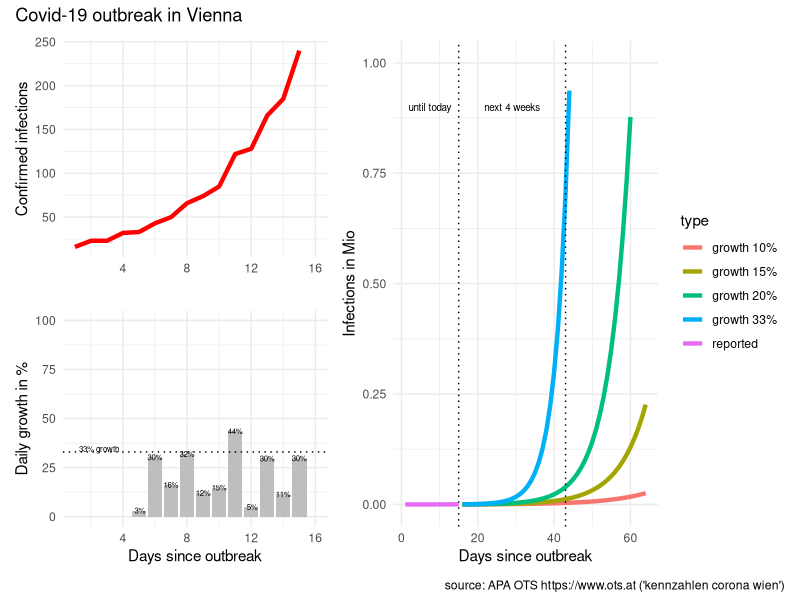
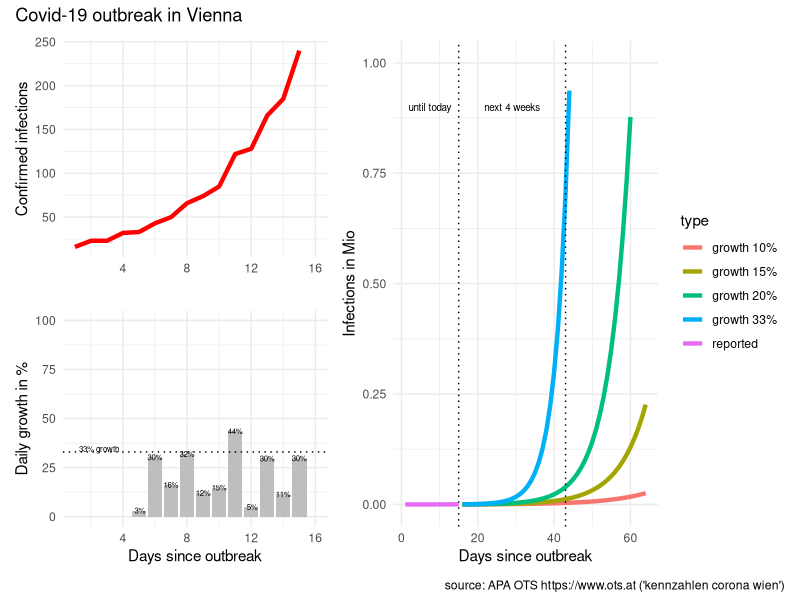

Write the R code that produced these figures, in order.
# packages
library(tidyverse)
library(scales)
library(patchwork)

# reported infections
# source: APA OTS (https://www.ots.at)
# keywords: "kennzahlen corona wien"
infected <- c(
   16, #"2020-03-05"
   23, #"2020-03-06"
   23, #"2020-03-07"
   32, #"2020-03-08"
   33, #"2020-03-09"
   43, #"2020-03-10"
   50, #"2020-03-11"
   66, #"2020-03-12"
   74, #"2020-03-13"
   85, #"2020-03-14"
  122, #"2020-03-15"
  128, #"2020-03-16"
  166, #"2020-03-17"
  185, #"2020-03-18"
  240  #"2020-03-19"
)

# prepare data
data <- tibble(infected = infected)

data <- data %>% 
  mutate(type = "reported",
         day = row_number()) %>% 
  arrange(day) %>% 
  mutate(new_abs = infected - lag(infected),
         new_pct = new_abs / lag(infected) * 100)

# predict
predict_corona <- function(data, infection_rate, days)  {
  
  future <- seq(from = max(data$day) + 1, to = max(data$day)+days-1)
  infected_all <- NULL
  infected_act <- max(data$infected)
  infected_predict <- NULL
  for (i in seq_along(future))  {
    infected_act <- infected_act * infection_rate
    infected_all <- c(infected_all, infected_act)
  }
  
  data2 <- tibble(type = paste0("growth ", (infection_rate-1)*100,"%"),
                  day = future, 
                  infected = infected_all)
  data2
  
} # predict_corona

# predict for different growth
predict_days <- 50 #57

data_50 <- data %>% 
  predict_corona(infection_rate = 1.50, days = predict_days)

data_40 <- data %>% 
  predict_corona(infection_rate = 1.40, days = predict_days)

data_33 <- data %>% 
  predict_corona(infection_rate = 1.33, days = predict_days)

data_20 <- data %>% 
  predict_corona(infection_rate = 1.20, days = predict_days)

data_15 <- data %>% 
  predict_corona(infection_rate = 1.15, days = predict_days)

data_10 <- data %>% 
  predict_corona(infection_rate = 1.10, days = predict_days)

# combine dataset
data_plot <- data %>% 
  bind_rows(data_33, data_20, data_15, data_10)


# visualise data
# infected
last_day <- length(data$infected)
p0 <- data_plot %>% 
  mutate(infected_M = infected / 1000000) %>%
  ggplot(aes(day, infected_M, color = type)) + 
  geom_line(size = 1.5) +
  geom_vline(xintercept = c(last_day, last_day + 28), 
             linetype = "dotted") +
  ylim(0,1) +
  xlab("Days since outbreak") +
  ylab("Infections in Mio") + 
  #ggtitle("Covid-19 outbreak in Vienna") +
  theme_minimal()+
  annotate("text", last_day/2, 0.9, 
           label = "until today", size = 2.5) +
  annotate("text", last_day+14, 0.9, 
           label = "next 4 weeks", size = 2.5)

#############################################

# infected
p1 <- data %>% 
  mutate(infected_M = infected / 1000000) %>% 
  ggplot(aes(day, infected)) + 
  geom_line(size = 1.5, color = "red") +
  xlim(c(1,length(infected)+1)) +
  ylim(0,max(infected)) +
  scale_y_continuous(labels=function(x) format(x, big.mark = " ", scientific = FALSE)) +
  #  xlab("Days since outbreak") +
  xlab("") +
  ylab("Confirmed infections") + 
#  ggtitle("Covid-19 outbreak in Vienna") +
  theme_minimal()
  
# daily growth infected
p2 <- data %>% 
  filter(day >= 5) %>% 
  ggplot(aes(day, new_pct)) +
  geom_col(fill = "grey") +
  geom_text(aes(day, new_pct, 
                label = paste0(format(new_pct, digits=1),"%")),
            size = 2) +
  geom_hline(yintercept = 33, linetype = "dotted") +
  xlim(c(1,length(infected)+1)) +
  ylim(c(0,100)) +
  xlab("Days since outbreak") +
  ylab("Daily growth in %") + 
#  ggtitle("Covid-19 outbreak in Vienna") +
  theme_minimal() +
  annotate("text", 2.5, 33, 
           label = "33% growth",
           size = 2,
           vjust = "bottom"
  ) 

# combine plots
p <- ((p1 / p2) | p0) + plot_annotation('Covid-19 outbreak in Vienna',
                            caption = "source: APA OTS https://www.ots.at ('kennzahlen corona wien')")
# plot
p

# save plot
p %>% ggsave(filename = "covid-19-vienna.png", 
             device = "png",
             width = 7, height = 4)
